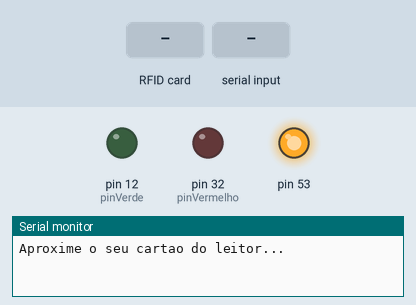
Simulated run of this sketch. Board: Arduino Mega 2560, built with avr-gcc and run on an emulated ATmega2560. Parts: output pins drawn as LEDs (lit = HIGH), the last lines printed to the serial monitor. The inputs (shaded band) are chosen by the test bench.

Above: at 1.2 s.
1.3 s: RFID card 5E 7A 19 C4 held to the reader
2.8 s: "0#" received over Serial
At 3.4 s:
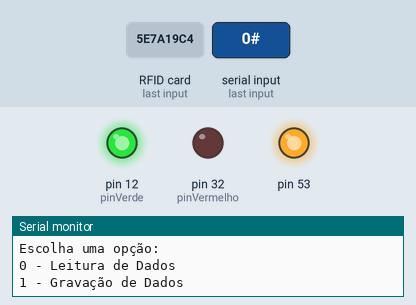
Timing chart, 0 to 5.8 s (numbered marks = the images above; inputs shaded):
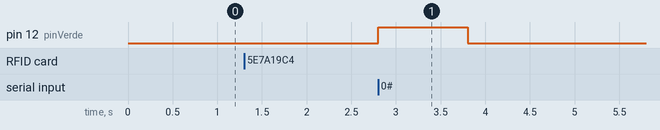

The sketch:

test_config-RFID.ino
```cpp
#include <MFRC522.h>
#include <SPI.h>

#define SS_PIN 10
#define RST_PIN 9

#define SIZE_BUFFER 18
#define MAX_SIZE_BLOCK 16

#define pinVerde 12
#define pinVermelho 32

MFRC522::MIFARE_Key key;
MFRC522::StatusCode status;
MFRC522 mfrc522(SS_PIN, RST_PIN);

void setup() {
  // Inicia a serial
  Serial.begin(9600);
  SPI.begin();  // Init SPI bus

  pinMode(pinVerde, OUTPUT);
  pinMode(pinVermelho, OUTPUT);

  // Inicia MFRC522
  mfrc522.PCD_Init();
  // Mensagens iniciais no serial monitor
  Serial.println("Aproxime o seu cartao do leitor...");
  Serial.println();
}

void loop() {
  // Aguarda a aproximacao do cartao
  if (!mfrc522.PICC_IsNewCardPresent()) {
    return;
  }
  // Seleciona um dos cartoes
  if (!mfrc522.PICC_ReadCardSerial()) {
    return;
  }

  //chama o menu e recupera a opção desejada
  int opcao = menu();

  if (opcao == 0)
    leituraDados();
  else if (opcao == 1)
    gravarDados();
  else {
    Serial.println(F("Opção Incorreta!"));
    return;
  }
  // instrui o PICC quando no estado ACTIVE a ir para um estado de "parada"
  mfrc522.PICC_HaltA();
  // "stop" a encriptação do PCD, deve ser chamado após a comunicação com autenticação, caso contrário novas comunicações não poderão ser iniciadas
  mfrc522.PCD_StopCrypto1();
}

//faz a leitura dos dados do cartão/tag
void leituraDados() {
  //imprime os detalhes tecnicos do cartão/tag
  mfrc522.PICC_DumpDetailsToSerial(&(mfrc522.uid));

  //Prepara a chave - todas as chaves estão configuradas para FFFFFFFFFFFFh (Padrão de fábrica).
  for (byte i = 0; i < 6; i++) key.keyByte[i] = 0xFF;

  //buffer para colocar os dados ligos
  byte buffer[SIZE_BUFFER] = { 0 };

  //bloco que faremos a operação
  byte bloco = 1;
  byte tamanho = SIZE_BUFFER;


  //faz a autenticação do bloco que vamos operar
  status = mfrc522.PCD_Authenticate(MFRC522::PICC_CMD_MF_AUTH_KEY_A, bloco, &key, &(mfrc522.uid));  //line 834 of MFRC522.cpp file
  if (status != MFRC522::STATUS_OK) {
    Serial.print(F("Authentication failed: "));
    Serial.println(mfrc522.GetStatusCodeName(status));
    digitalWrite(pinVermelho, HIGH);
    delay(1000);
    digitalWrite(pinVermelho, LOW);
    return;
  }

  //faz a leitura dos dados do bloco
  status = mfrc522.MIFARE_Read(bloco, buffer, &tamanho);
  if (status != MFRC522::STATUS_OK) {
    Serial.print(F("Reading failed: "));
    Serial.println(mfrc522.GetStatusCodeName(status));
    digitalWrite(pinVermelho, HIGH);
    delay(1000);
    digitalWrite(pinVermelho, LOW);
    return;
  } else {
    digitalWrite(pinVerde, HIGH);
    delay(1000);
    digitalWrite(pinVerde, LOW);
  }

  Serial.print(F("\nDados bloco ["));
  Serial.print(bloco);
  Serial.print(F("]: "));

  //imprime os dados lidos
  for (uint8_t i = 0; i < MAX_SIZE_BLOCK; i++) {
    Serial.write(buffer[i]);
  }
  Serial.println(" ");
}
//faz a gravação dos dados no cartão/tag
void gravarDados() {
  //imprime os detalhes tecnicos do cartão/tag
  mfrc522.PICC_DumpDetailsToSerial(&(mfrc522.uid));
  // aguarda 30 segundos para entrada de dados via Serial
  Serial.setTimeout(30000L);
  Serial.println(F("Insira os dados a serem gravados com o caractere '#' ao final\n[máximo de 16 caracteres]:"));

  //Prepara a chave - todas as chaves estão configuradas para FFFFFFFFFFFFh (Padrão de fábrica).
  for (byte i = 0; i < 6; i++) key.keyByte[i] = 0xFF;

  //buffer para armazenamento dos dados que iremos gravar
  byte buffer[MAX_SIZE_BLOCK] = "";
  byte bloco;         //bloco que desejamos realizar a operação
  byte tamanhoDados;  //tamanho dos dados que vamos operar (em bytes)

  //recupera no buffer os dados que o usuário inserir pela serial
  //serão todos os dados anteriores ao caractere '#'
  tamanhoDados = Serial.readBytesUntil('#', (char*)buffer, MAX_SIZE_BLOCK);
  //espaços que sobrarem do buffer são preenchidos com espaço em branco
  for (byte i = tamanhoDados; i < MAX_SIZE_BLOCK; i++) {
    buffer[i] = ' ';
  }

  bloco = 1;                   //bloco definido para operação
  String str = (char*)buffer;  //transforma os dados em string para imprimir
  Serial.println(str);

  //Authenticate é um comando para autenticação para habilitar uma comuinicação segura
  status = mfrc522.PCD_Authenticate(MFRC522::PICC_CMD_MF_AUTH_KEY_A,
                                    bloco, &key, &(mfrc522.uid));

  if (status != MFRC522::STATUS_OK) {
    Serial.print(F("PCD_Authenticate() failed: "));
    Serial.println(mfrc522.GetStatusCodeName(status));
    digitalWrite(pinVermelho, HIGH);
    delay(1000);
    digitalWrite(pinVermelho, LOW);
    return;
  }
  //else Serial.println(F("PCD_Authenticate() success: "));

  //Grava no bloco
  status = mfrc522.MIFARE_Write(bloco, buffer, MAX_SIZE_BLOCK);
  if (status != MFRC522::STATUS_OK) {
    Serial.print(F("MIFARE_Write() failed: "));
    Serial.println(mfrc522.GetStatusCodeName(status));
    digitalWrite(pinVermelho, HIGH);
    delay(1000);
    digitalWrite(pinVermelho, LOW);
    return;
  } else {
    Serial.println(F("MIFARE_Write() success: "));
    digitalWrite(pinVerde, HIGH);
    delay(1000);
    digitalWrite(pinVerde, LOW);
  }
}
//menu para escolha da operação
int menu() {
  Serial.println(F("\nEscolha uma opção:"));
  Serial.println(F("0 - Leitura de Dados"));
  Serial.println(F("1 - Gravação de Dados\n"));

  //fica aguardando enquanto o usuário nao enviar algum dado
  while (!Serial.available()) {};

  //recupera a opção escolhida
  int op = (int)Serial.read();
  //remove os proximos dados (como o 'enter ou \n' por exemplo) que vão por acidente
  while (Serial.available()) {
    if (Serial.read() == '\n') break;
    Serial.read();
  }
  return (op - 48);  //do valor lido, subtraimos o 48 que é o ZERO da tabela ascii
}
```

Measured:
- after the input at 2.8 s, pin 12 (pinVerde): LOW → HIGH at once, → LOW 1.0 s later
